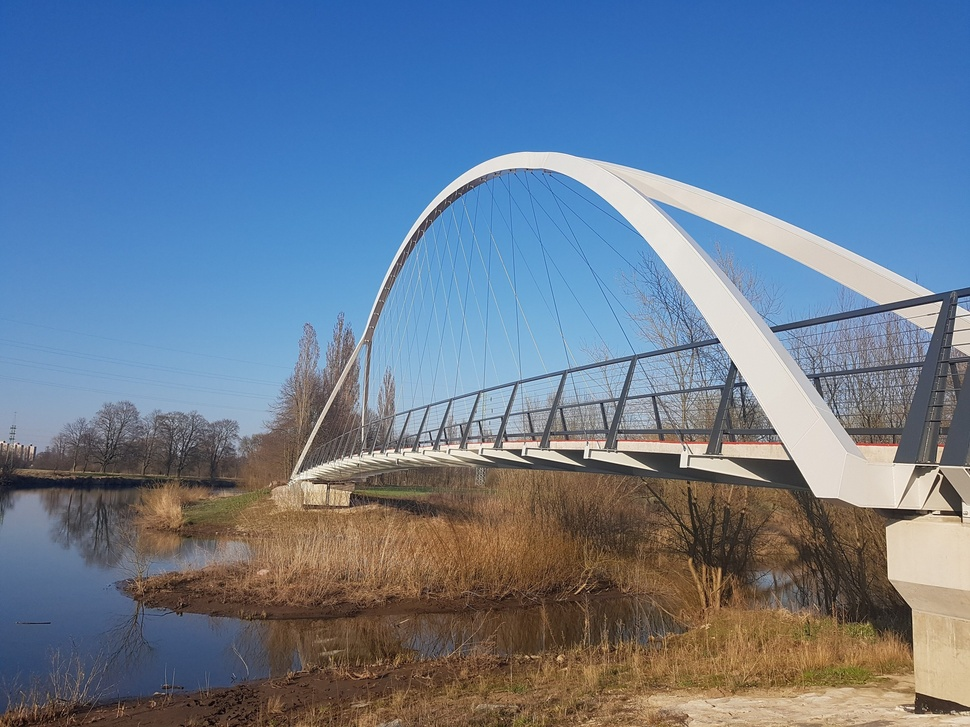
#> input picture img/hk-cyklostezka.jpg, 970 x 727 px, shrunk from 2560 x 1920 before the run; its folder holds only this picture in this run
$ python teplo.py ../img/hk-cyklostezka.jpg
#> lines starting #> are read from the running program, lines starting #| are printed output that depends on the picture
#> further down, im is the input picture: PIL image 970x727 RGB; mean R, G, B 103.5, 122.7, 146.6
#!/usr/bin/env python3
"""Teplé barevné ladění fotek do zlaté hodiny webu (originály zůstávají v img/, výstup img/teple/).
python3 tools/teplo.py [síla=1.0] soubor.jpg ...   (bez souborů = všechny int-* a hk-*)"""
import glob, os, sys
import numpy as np
from PIL import Image

ROOT = os.path.dirname(os.path.dirname(os.path.abspath(__file__)))
args = sys.argv[1:]
sila = 1.0
if args and args[0].replace('.', '', 1).isdigit():
    sila = float(args.pop(0))
soubory = args or sorted(glob.glob(os.path.join(ROOT, 'img', 'int-*.jpg')) + glob.glob(os.path.join(ROOT, 'img', 'hk-*.jpg')))

def tepla(im, s):
#> called with s = 1
    a = np.asarray(im.convert('RGB')).astype(np.float32) / 255
    L = (0.2126 * a[..., 0] + 0.7152 * a[..., 1] + 0.0722 * a[..., 2])[..., None]
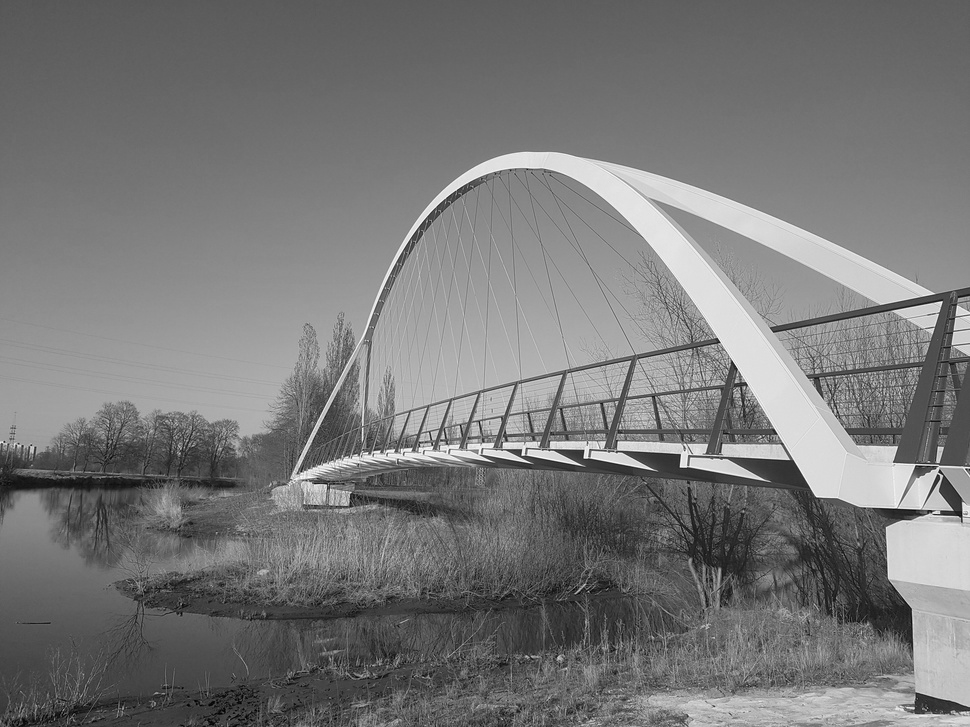
#> L: shape (727, 970, 1) float32; min 0.00481, max 0.999, mean 0.472
    # světla do medové, stíny do teplé hnědé (split toning), mírně méně modré
    svetla = np.array([1.0, 0.86, 0.62])
    stiny = np.array([0.30, 0.20, 0.12])
    w_sv = np.clip((L - 0.45) / 0.55, 0, 1) ** 1.2
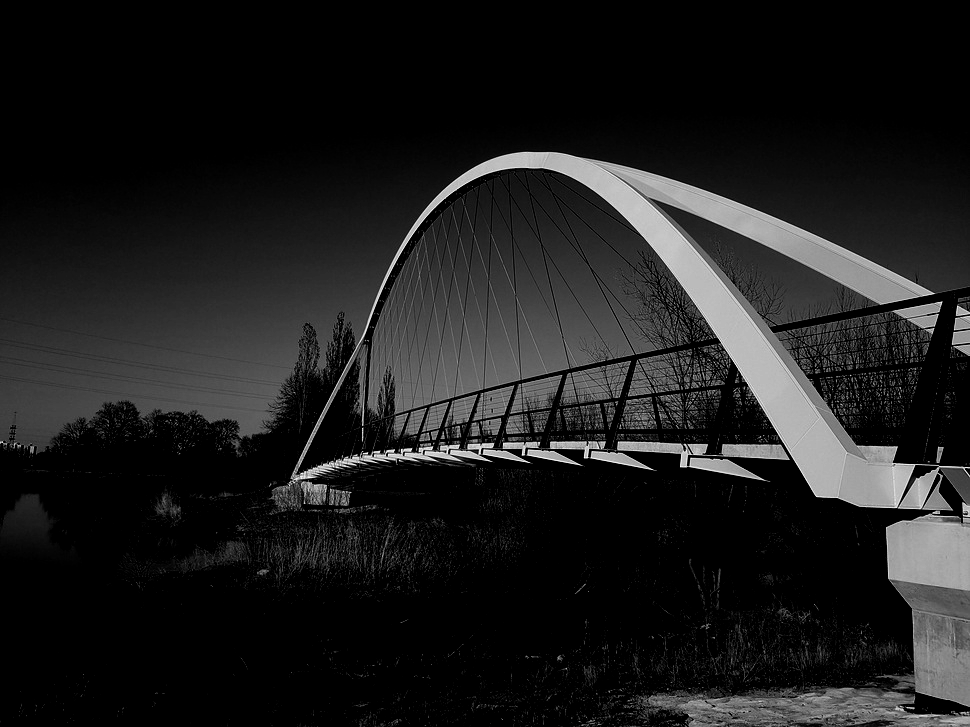
#> w_sv: shape (727, 970, 1) float32; min 0, max 0.997, mean 0.115
    w_st = np.clip((0.55 - L) / 0.55, 0, 1) ** 1.5
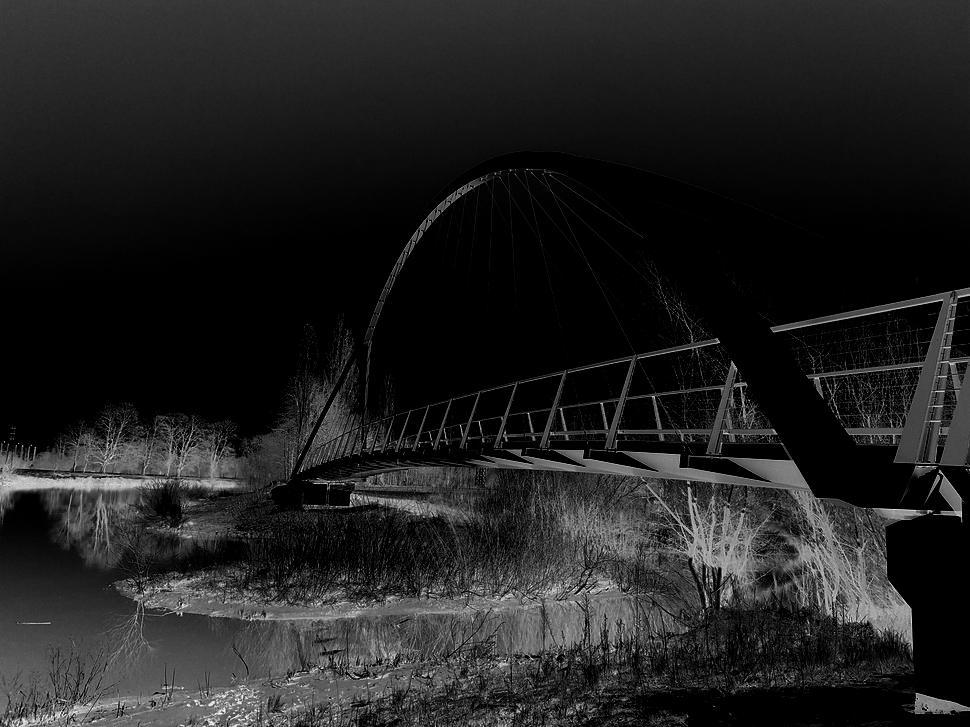
#> w_st: shape (727, 970, 1) float32; min 0, max 0.987, mean 0.13
    b = a.copy()
    b = b * (1 - 0.16 * s * w_sv) + svetla * 0.16 * s * w_sv * L / np.maximum(L, 1e-3) * a.mean(-1, keepdims=True) / np.maximum(L, 1e-3) * L
    b = b * (1 - 0.18 * s * w_st) + stiny * 0.18 * s * w_st
    b[..., 0] *= 1 + 0.035 * s
    b[..., 2] *= 1 - 0.08 * s
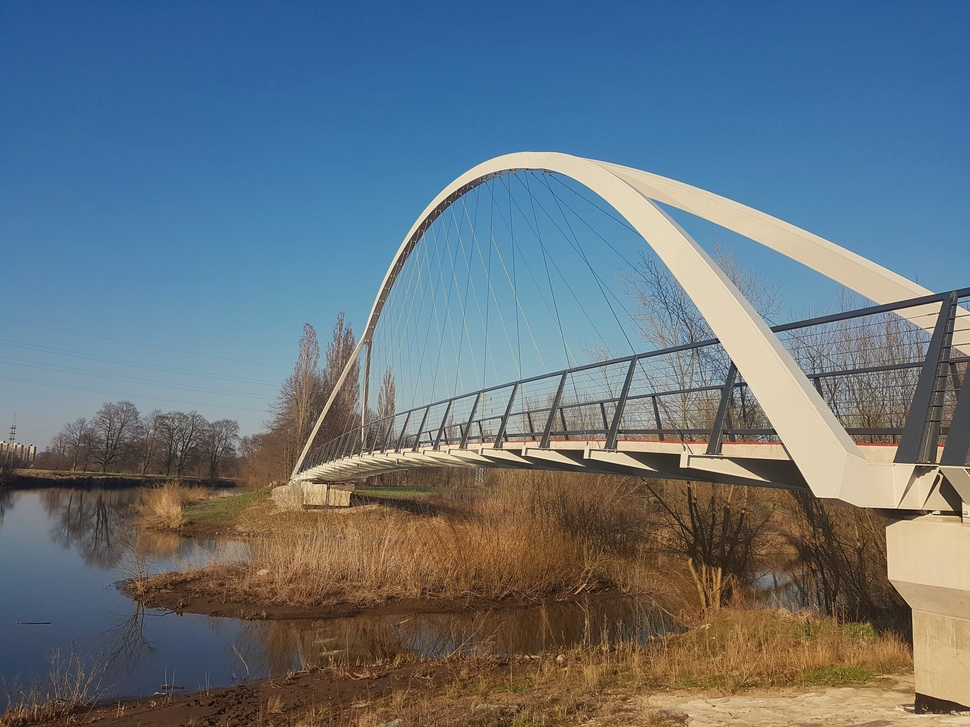
#> b: shape (727, 970, 3) float64; mean R, G, B 0.421, 0.477, 0.519; drawn with min black and max white
    # jemná sytost a kontrast
    m = b.mean(-1, keepdims=True)
    b = m + (b - m) * (1 + 0.06 * s)
    b = 0.5 + (b - 0.5) * (1 + 0.05 * s)
    return Image.fromarray((np.clip(b, 0, 1) * 255 + 0.5).astype(np.uint8))

for f in soubory:
    im = Image.open(f)
    out = os.path.join(ROOT, 'img', 'teple', os.path.basename(f))
    tepla(im, sila).save(out, quality=90)
    print(out)

$ run again, on img/hk-katedrala-letecky.jpg
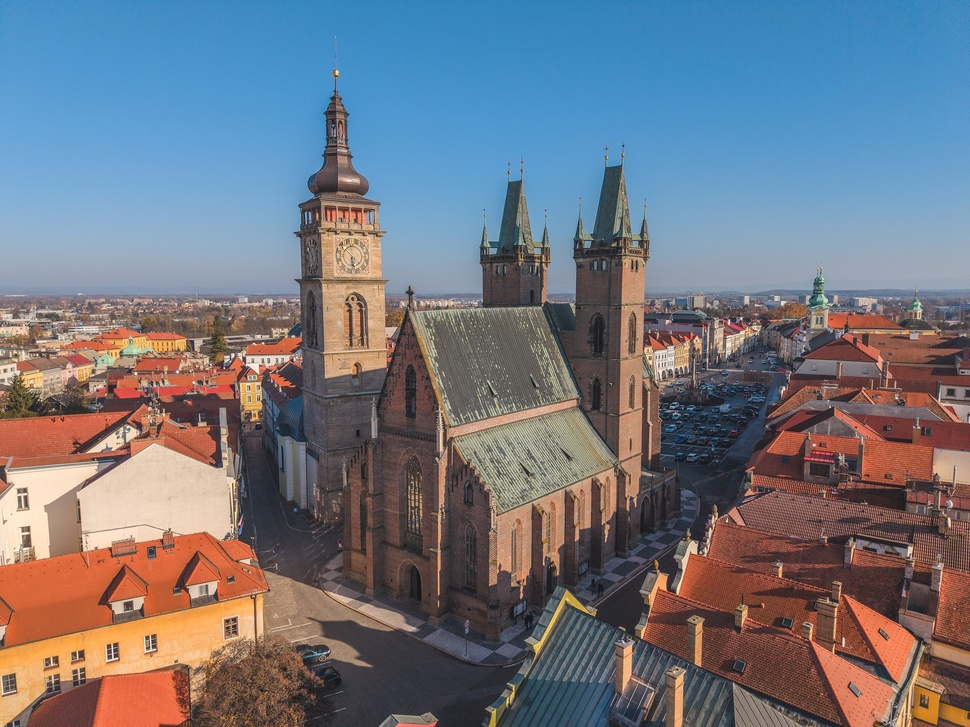
#> input picture img/hk-katedrala-letecky.jpg, 970 x 727 px, shrunk from 2560 x 1920 before the run
#> im is the input picture: PIL image 970x727 RGB; mean R, G, B 114.2, 117.8, 127.4
#> in tepla, `w_st = np.clip((0.55 - L) / 0.55, 0, 1) ** 1.5`:
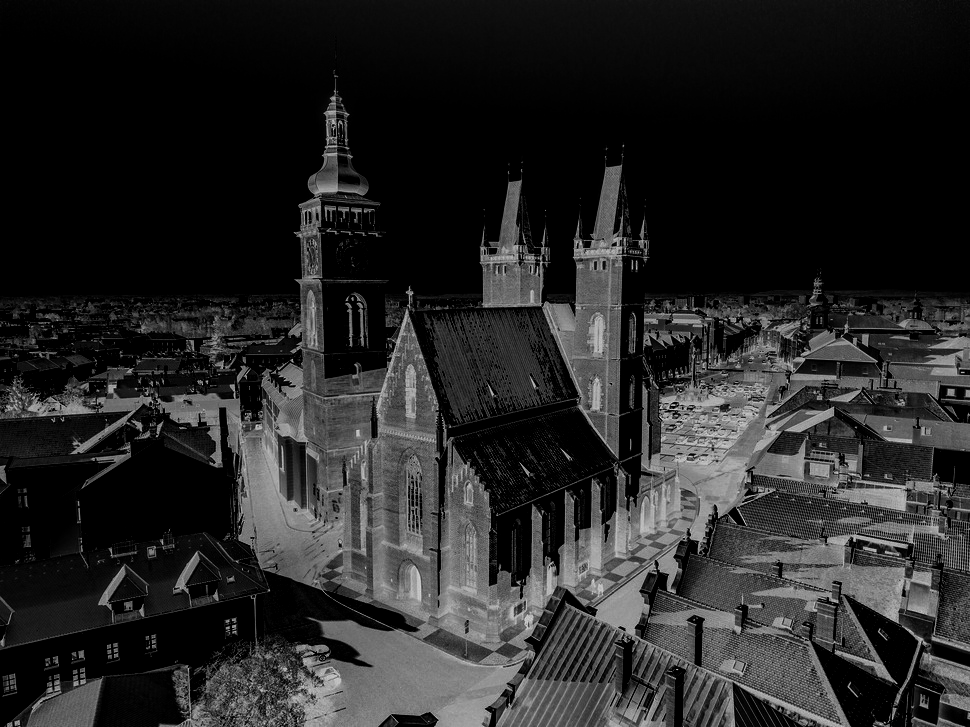
#> w_st: shape (727, 970, 1) float32; min 0, max 0.856, mean 0.151
#> in tepla, `b[..., 2] *= 1 - 0.08 * s`:
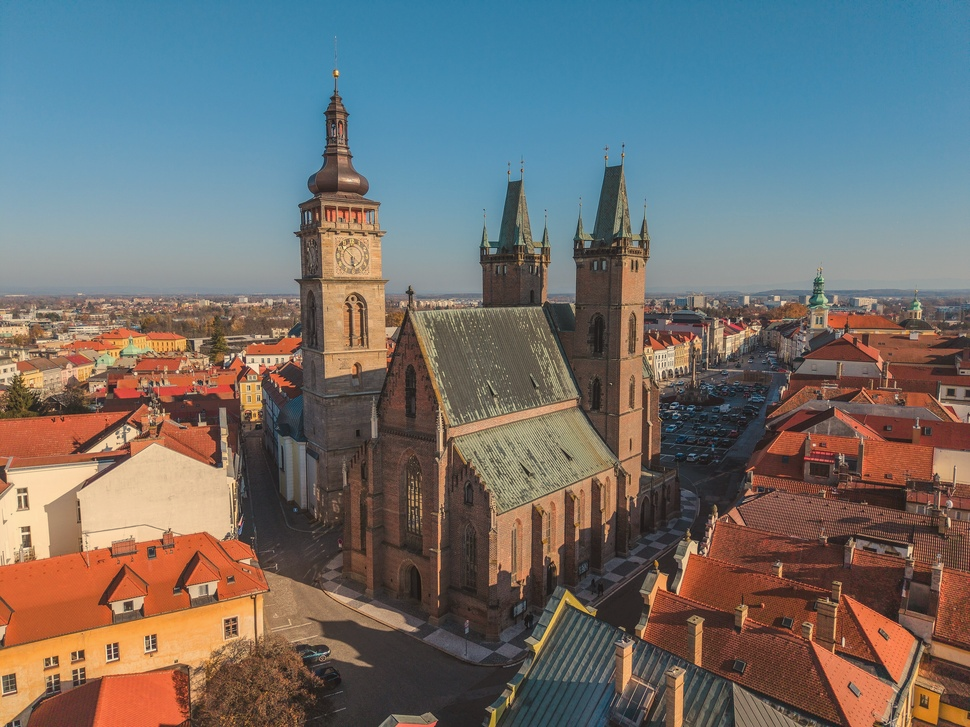
#> b: shape (727, 970, 3) float64; mean R, G, B 0.464, 0.459, 0.452; drawn with min black and max white

$ run again, on img/hk-katedrala.jpg
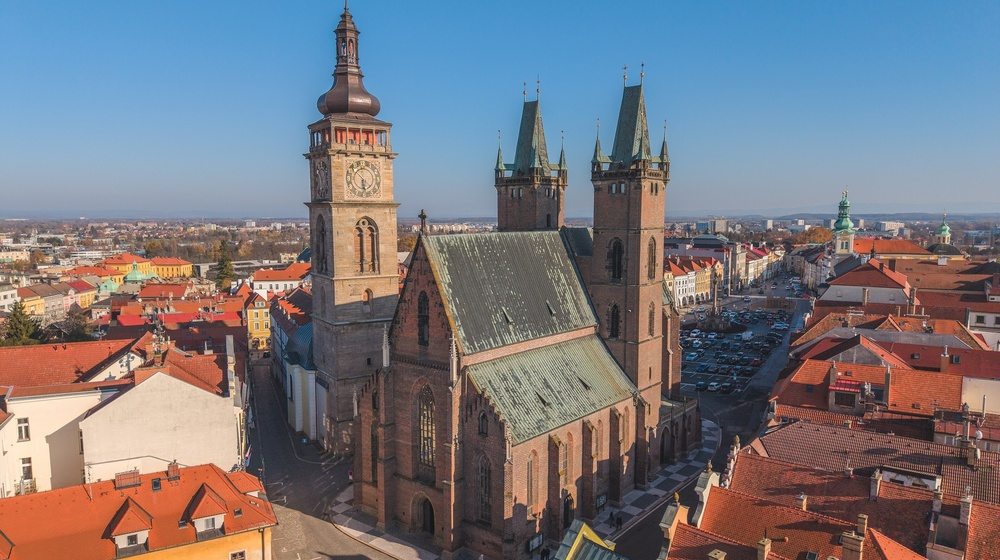
#> input picture img/hk-katedrala.jpg, 1000 x 560 px, shrunk from 2560 x 1433 before the run
#> im is the input picture: PIL image 1000x560 RGB; mean R, G, B 120.2, 119.3, 126.5
#> in tepla, `w_st = np.clip((0.55 - L) / 0.55, 0, 1) ** 1.5`:
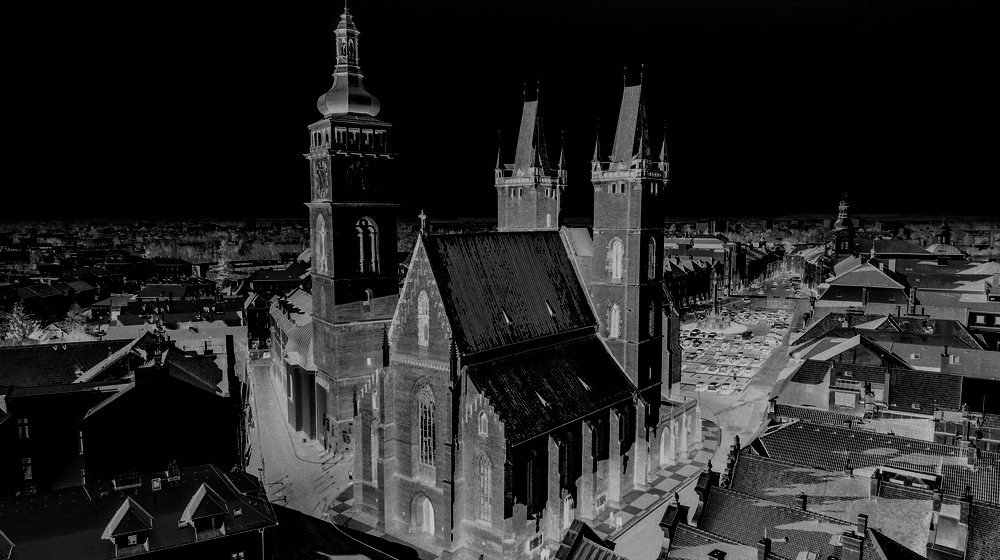
#> w_st: shape (560, 1000, 1) float32; min 0, max 0.883, mean 0.15
#> in tepla, `b[..., 2] *= 1 - 0.08 * s`:
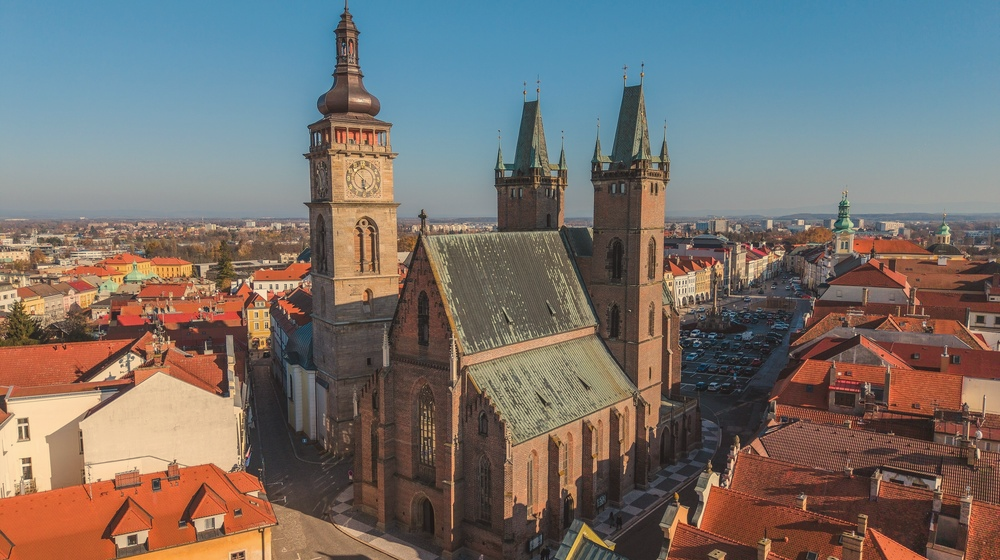
#> b: shape (560, 1000, 3) float64; mean R, G, B 0.489, 0.465, 0.448; drawn with min black and max white

$ run again, on img/hk-labe-most.jpg
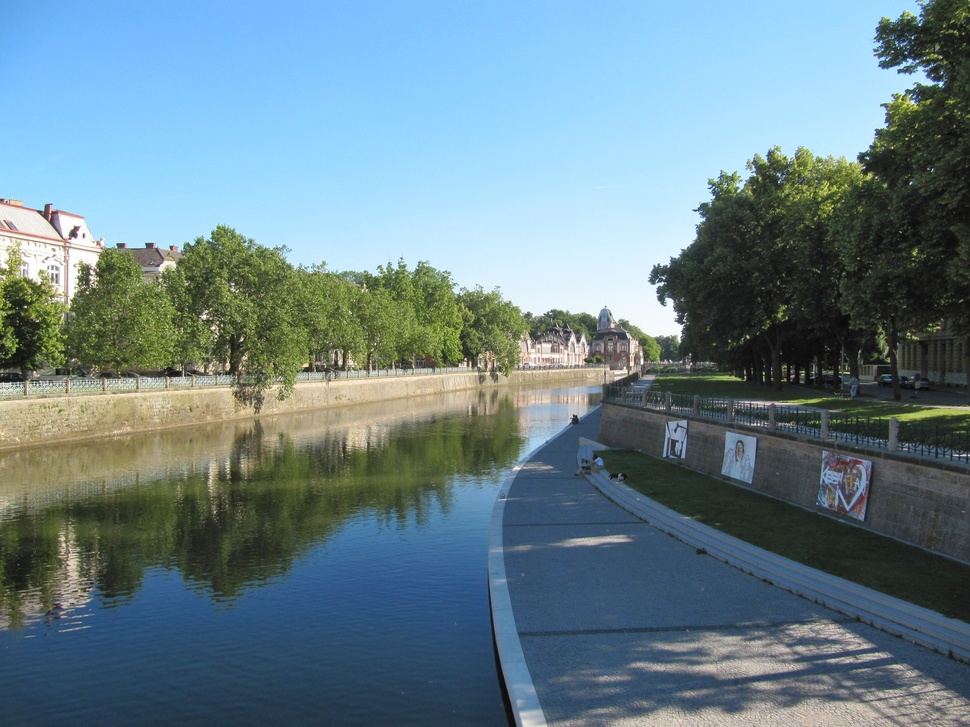
#> input picture img/hk-labe-most.jpg, 970 x 727 px, shrunk from 2560 x 1920 before the run
#> im is the input picture: PIL image 970x727 RGB; mean R, G, B 104.9, 130.1, 139.3
#> in tepla, `w_st = np.clip((0.55 - L) / 0.55, 0, 1) ** 1.5`:
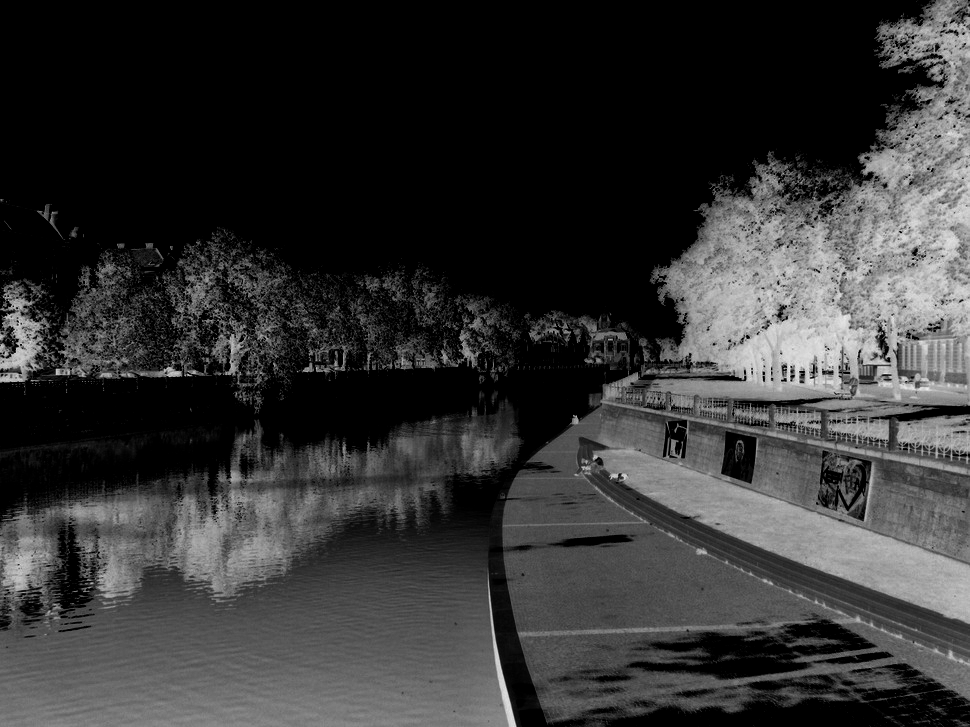
#> w_st: shape (727, 970, 1) float32; min 0, max 0.958, mean 0.206
#> in tepla, `b[..., 0] *= 1 + 0.035 * s`:
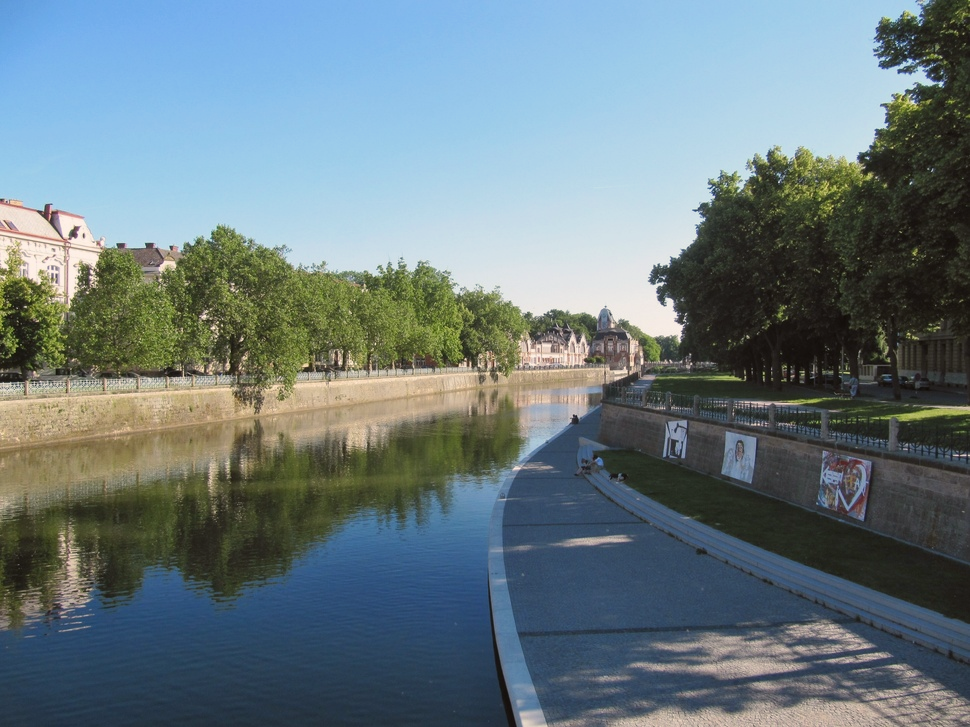
#> b: shape (727, 970, 3) float64; mean R, G, B 0.436, 0.504, 0.526; drawn with min black and max white
